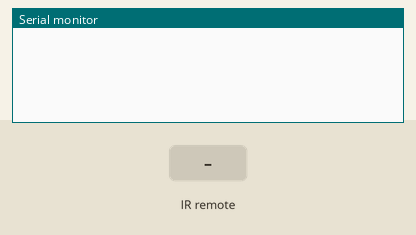
Bench run of a sketch on a simulated ESP8266 (NodeMCU). On the bench: the last lines printed to the serial monitor. Inputs (shaded band) come from the test bench.

Above: at 1.2 s.
1.3 s: infrared code 0xFF6897 received
At 1.9 s:
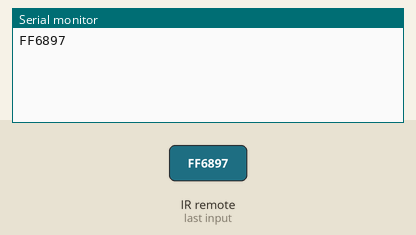
3.0 s: infrared code 0xFF30CF received
At 4.2 s:
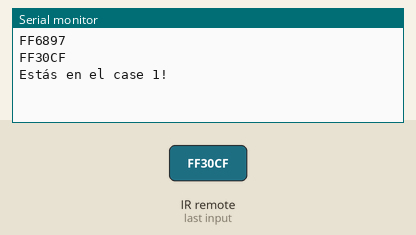
4.5 s: infrared code 0xFF18E7 received
At 5.4 s:
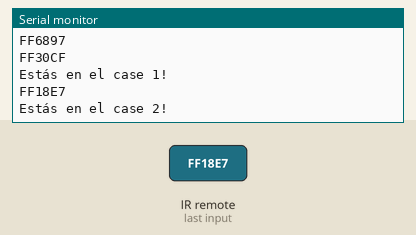
6.0 s: infrared code 0xFF7A85 received
At 6.6 s:
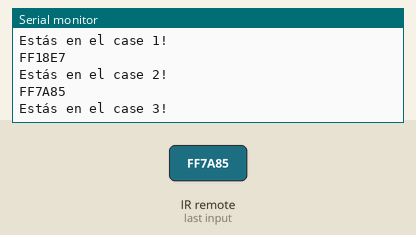

Measured:
- after the input at 1.3 s, the serial monitor: prints a new line after 0.20 s (image 1)
- after the input at 3.0 s, the serial monitor: prints a new line at once (image 2)
- after the input at 4.5 s, the serial monitor: prints a new line at once (image 3)
- after the input at 6.0 s, the serial monitor: prints a new line at once (image 4)

The sketch:

SensorDeInfrarrojos_v0.ino
```cpp
#include <Arduino.h>
#include <IRremoteESP8266.h>
#include <IRrecv.h>
#include <IRutils.h>

const uint16_t recvPin = 15; // Infrared receiving pin
IRrecv irrecv(recvPin);      // Create a class object used to receive class
decode_results results;       // Create a decoding results class object

void controller(unsigned long value){
  switch (value) {
    case 0xFF6897: // Receive the number '0'
    //case 0
    break;
    case 0xFF30CF: // Receive the number '1'
    //case 1
    Serial.print("Estás en el case 1!\n");
    break;
    case 0xFF18E7: // Receive the number '2'
    //case 2
    Serial.print("Estás en el case 2!\n");
    break;
    case 0xFF7A85: // Receive the number '3'
    //case 3
    Serial.print("Estás en el case 3!\n");
    break;
  }
  delay(500);
}


void setup() {
  Serial.begin(115200);       // Initialize the serial port and set the baud rate to 115200
  irrecv.enableIRIn();        // Start the receiver
  // Serial.print("IRrecvDemo is now running and waiting for IR message on Pin ");
  // Serial.println(recvPin);   //print the infrared receiving pin
}

void loop() {
  if (irrecv.decode(&results)) {          // Waiting for decoding
    serialPrintUint64(results.value, HEX);// Print out the decoded results
    Serial.println("");
    controller(results.value);
    irrecv.resume();                      // Release the IRremote. Receive the next value
  }
  delay(500);
}
```
